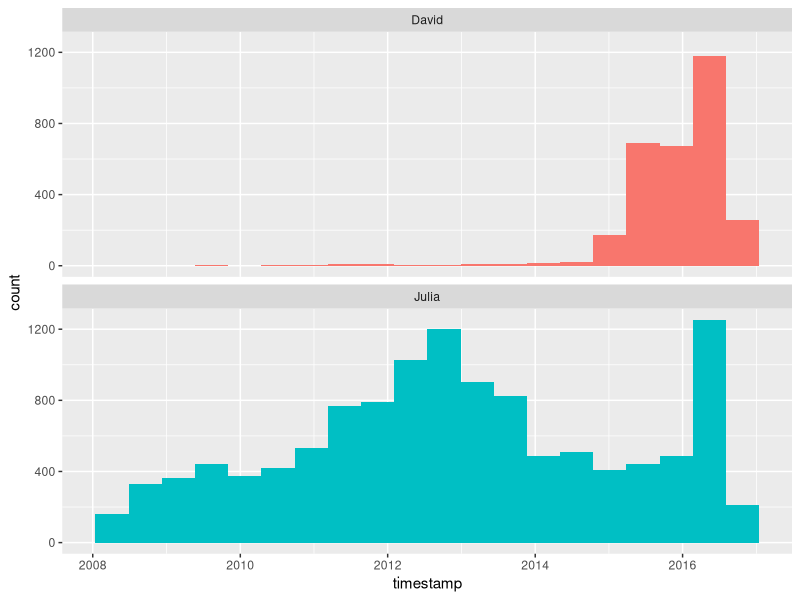

Recreate this plot in R. (Note: this script raises an error after producing the figure.)
## ---- chunk 1
library(lubridate)
library(ggplot2)
library(dplyr)
library(readr)

tweets_julia <- read_csv("data/tweets_julia.csv")
tweets_dave <- read_csv("data/tweets_dave.csv")
tweets <- bind_rows(tweets_julia %>% 
                      mutate(person = "Julia"),
                    tweets_dave %>% 
                      mutate(person = "David")) %>%
  mutate(timestamp = ymd_hms(timestamp))

ggplot(tweets, aes(x = timestamp, fill = person)) +
  geom_histogram(position = "identity", bins = 20, show.legend = FALSE) +
  facet_wrap(~person, ncol = 1)
## ---- chunk 2
library(tidytext)
library(stringr)

remove_reg <- "&amp;|&lt;|&gt;"
tidy_tweets <- tweets %>% 
  filter(!str_detect(text, "^RT")) %>%
  mutate(text = str_remove_all(text, remove_reg)) %>%
  unnest_tokens(word, text, token = "tweets") %>%
  filter(!word %in% stop_words$word,
         !word %in% str_remove_all(stop_words$word, "'"),
         str_detect(word, "[a-z]"))
## ---- chunk 3
frequency <- tidy_tweets %>% 
  group_by(person) %>% 
  count(word, sort = TRUE) %>% 
  left_join(tidy_tweets %>% 
              group_by(person) %>% 
              summarise(total = n())) %>%
  mutate(freq = n/total)

frequency
## ---- chunk 4
library(tidyr)

frequency <- frequency %>% 
  select(person, word, freq) %>% 
  spread(person, freq) %>%
  arrange(Julia, David)

frequency
## ---- chunk 5
library(scales)

ggplot(frequency, aes(Julia, David)) +
  geom_jitter(alpha = 0.1, size = 2.5, width = 0.25, height = 0.25) +
  geom_text(aes(label = word), check_overlap = TRUE, vjust = 1.5) +
  scale_x_log10(labels = percent_format()) +
  scale_y_log10(labels = percent_format()) +
  geom_abline(color = "red")
## ---- chunk 6
tidy_tweets <- tidy_tweets %>%
  filter(timestamp >= as.Date("2016-01-01"),
         timestamp < as.Date("2017-01-01"))
## ---- chunk 7
word_ratios <- tidy_tweets %>%
  filter(!str_detect(word, "^@")) %>%
  count(word, person) %>%
  group_by(word) %>%
  filter(sum(n) >= 10) %>%
  ungroup() %>%
  spread(person, n, fill = 0) %>%
  mutate_if(is.numeric, list(~(. + 1) / (sum(.) + 1))) %>%
  mutate(logratio = log(David / Julia)) %>%
  arrange(desc(logratio))
## ---- chunk 8
word_ratios %>% 
  arrange(abs(logratio))
## ---- chunk 9
word_ratios %>%
  group_by(logratio < 0) %>%
  top_n(15, abs(logratio)) %>%
  ungroup() %>%
  mutate(word = reorder(word, logratio)) %>%
  ggplot(aes(word, logratio, fill = logratio < 0)) +
  geom_col(show.legend = FALSE) +
  coord_flip() +
  ylab("log odds ratio (David/Julia)") +
  scale_fill_discrete(name = "", labels = c("David", "Julia"))
## ---- chunk 10
words_by_time <- tidy_tweets %>%
  filter(!str_detect(word, "^@")) %>%
  mutate(time_floor = floor_date(timestamp, unit = "1 month")) %>%
  count(time_floor, person, word) %>%
  group_by(person, time_floor) %>%
  mutate(time_total = sum(n)) %>%
  group_by(person, word) %>%
  mutate(word_total = sum(n)) %>%
  ungroup() %>%
  rename(count = n) %>%
  filter(word_total > 30)

words_by_time
## ---- chunk 11
nested_data <- words_by_time %>%
  nest(-word, -person) 

nested_data
## ---- chunk 12
library(purrr)

nested_models <- nested_data %>%
  mutate(models = map(data, ~ glm(cbind(count, time_total) ~ time_floor, ., 
                                  family = "binomial")))

nested_models
## ---- chunk 13
library(broom)

slopes <- nested_models %>%
  mutate(models = map(models, tidy)) %>%
  unnest(cols = c(models)) %>%
  filter(term == "time_floor") %>%
  mutate(adjusted.p.value = p.adjust(p.value))
## ---- chunk 14
top_slopes <- slopes %>% 
  filter(adjusted.p.value < 0.05)

top_slopes
## ---- chunk 15
words_by_time %>%
  inner_join(top_slopes, by = c("word", "person")) %>%
  filter(person == "David") %>%
  ggplot(aes(time_floor, count/time_total, color = word)) +
  geom_line(size = 1.3) +
  labs(x = NULL, y = "Word frequency")
## ---- chunk 16
words_by_time %>%
  inner_join(top_slopes, by = c("word", "person")) %>%
  filter(person == "Julia") %>%
  ggplot(aes(time_floor, count/time_total, color = word)) +
  geom_line(size = 1.3) +
  labs(x = NULL, y = "Word frequency")
## ---- chunk 17
tweets_julia <- read_csv("data/juliasilge_tweets.csv")
tweets_dave <- read_csv("data/drob_tweets.csv")
tweets <- bind_rows(tweets_julia %>% 
                      mutate(person = "Julia"),
                    tweets_dave %>% 
                      mutate(person = "David")) %>%
  mutate(created_at = ymd_hms(created_at))
## ---- chunk 18
tidy_tweets <- tweets %>% 
  filter(!str_detect(text, "^(RT|@)")) %>%
  mutate(text = str_remove_all(text, remove_reg)) %>%
  unnest_tokens(word, text, token = "tweets", strip_url = TRUE) %>%
  filter(!word %in% stop_words$word,
         !word %in% str_remove_all(stop_words$word, "'"))

tidy_tweets
## ---- chunk 19
totals <- tidy_tweets %>% 
  group_by(person, id) %>% 
  summarise(rts = first(retweets)) %>% 
  group_by(person) %>% 
  summarise(total_rts = sum(rts))

totals
## ---- chunk 20
word_by_rts <- tidy_tweets %>% 
  group_by(id, word, person) %>% 
  summarise(rts = first(retweets)) %>% 
  group_by(person, word) %>% 
  summarise(retweets = median(rts), uses = n()) %>%
  left_join(totals) %>%
  filter(retweets != 0) %>%
  ungroup()

word_by_rts %>% 
  filter(uses >= 5) %>%
  arrange(desc(retweets))
## ---- chunk 21
word_by_rts %>%
  filter(uses >= 5) %>%
  group_by(person) %>%
  top_n(10, retweets) %>%
  arrange(retweets) %>%
  ungroup() %>%
  mutate(word = factor(word, unique(word))) %>%
  ungroup() %>%
  ggplot(aes(word, retweets, fill = person)) +
  geom_col(show.legend = FALSE) +
  facet_wrap(~ person, scales = "free", ncol = 2) +
  coord_flip() +
  labs(x = NULL, 
       y = "Median # of retweets for tweets containing each word")
## ---- chunk 22
totals <- tidy_tweets %>% 
  group_by(person, id) %>% 
  summarise(favs = first(favorites)) %>% 
  group_by(person) %>% 
  summarise(total_favs = sum(favs))

word_by_favs <- tidy_tweets %>% 
  group_by(id, word, person) %>% 
  summarise(favs = first(favorites)) %>% 
  group_by(person, word) %>% 
  summarise(favorites = median(favs), uses = n()) %>%
  left_join(totals) %>%
  filter(favorites != 0) %>%
  ungroup()
## ---- chunk 23
word_by_favs %>%
  filter(uses >= 5) %>%
  group_by(person) %>%
  top_n(10, favorites) %>%
  arrange(favorites) %>%
  ungroup() %>%
  mutate(word = factor(word, unique(word))) %>%
  ungroup() %>%
  ggplot(aes(word, favorites, fill = person)) +
  geom_col(show.legend = FALSE) +
  facet_wrap(~ person, scales = "free", ncol = 2) +
  coord_flip() +
  labs(x = NULL, 
       y = "Median # of favorites for tweets containing each word")
